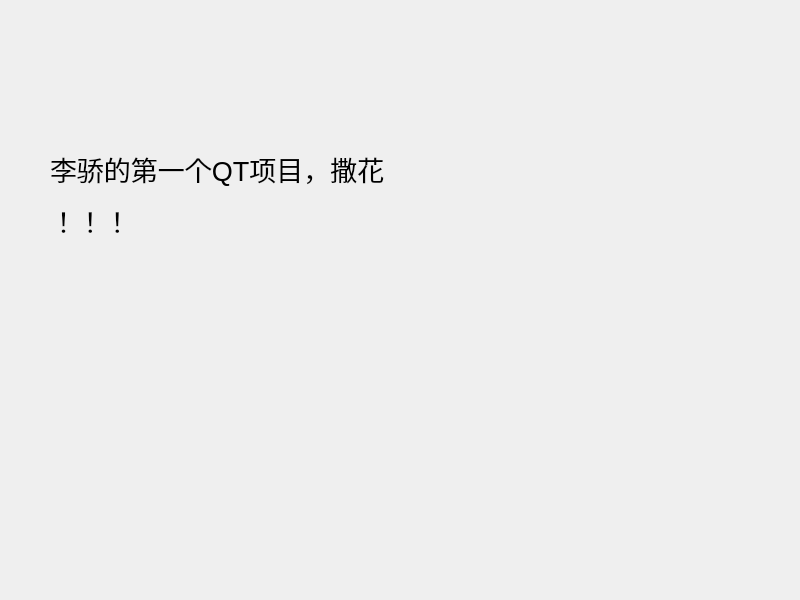
<?xml version="1.0" encoding="UTF-8"?>
<ui version="4.0">
 <class>Widget</class>
 <widget class="QWidget" name="Widget">
  <property name="geometry">
   <rect>
    <x>0</x>
    <y>0</y>
    <width>800</width>
    <height>600</height>
   </rect>
  </property>
  <property name="windowTitle">
   <string>Widget</string>
  </property>
  <widget class="QLabel" name="label">
   <property name="geometry">
    <rect>
     <x>50</x>
     <y>80</y>
     <width>341</width>
     <height>231</height>
    </rect>
   </property>
   <property name="text">
    <string>&lt;html&gt;&lt;head/&gt;&lt;body&gt;&lt;p&gt;&lt;span style=&quot; font-size:20pt;&quot;&gt;李骄的第一个QT项目，撒花&lt;/span&gt;&lt;/p&gt;&lt;p&gt;&lt;span style=&quot; font-size:20pt;&quot;&gt;！！！&lt;/span&gt;&lt;/p&gt;&lt;/body&gt;&lt;/html&gt;</string>
   </property>
  </widget>
 </widget>
 <resources/>
 <connections/>
</ui>
